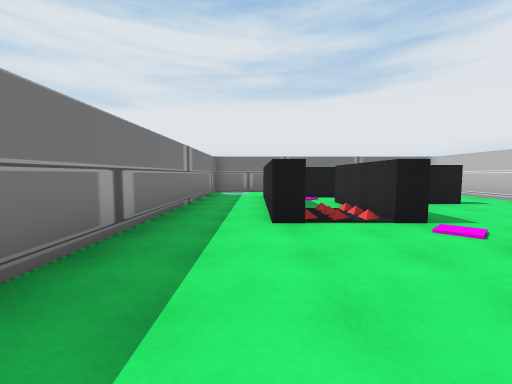
View 1 (above)

15 first-person views from a walk through a scene from a Unity 3-D project. The camera is 1.5 m above the floor, tilts 4° down and sees 90° across. The floor is counted in squares, 2 m on a side. Each view is taken from the middle of a square. On the plan, view 1 faces up. The plan holds only what a view shows up to about 9 squares ahead; the rest is blank. The place goes on beyond the plan. The player is left out.

View 2
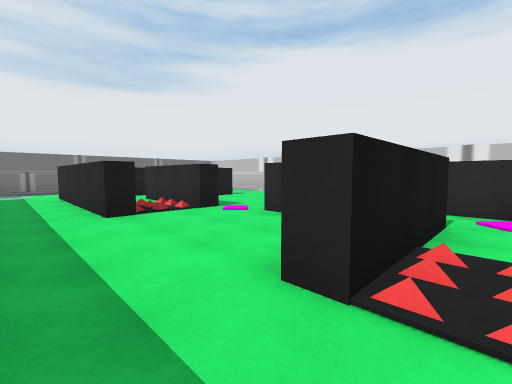

View 3
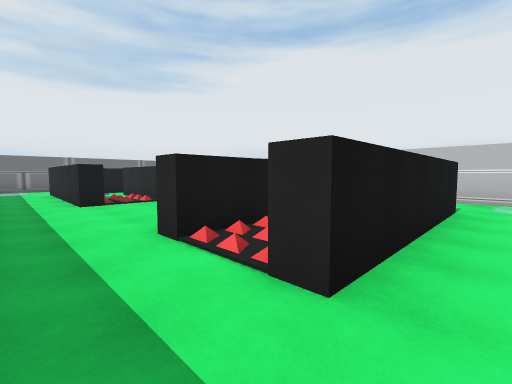

View 4
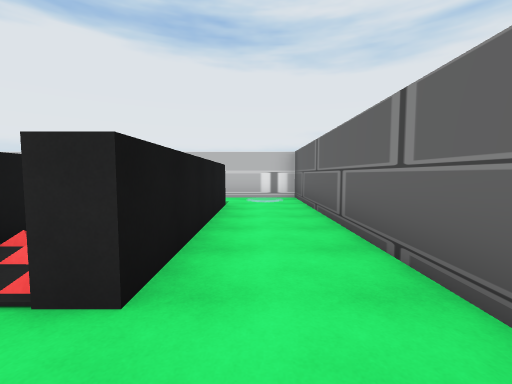

View 5
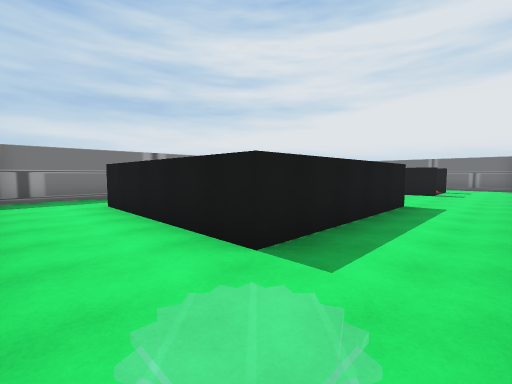

View 6
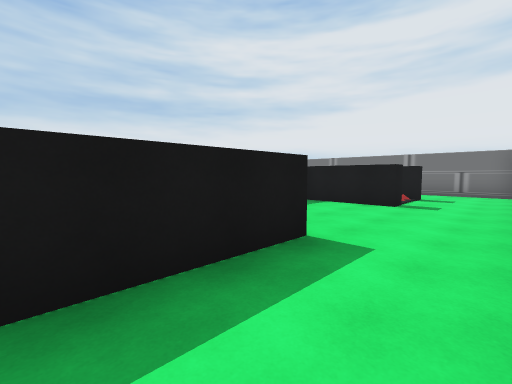

View 7
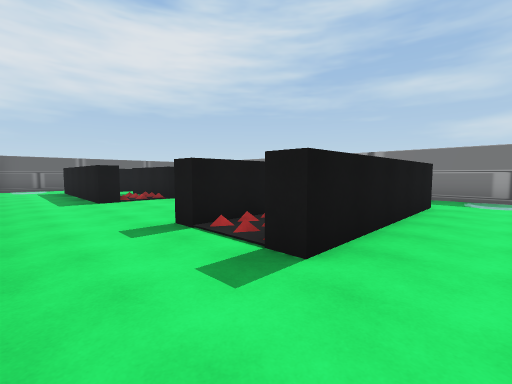

View 8
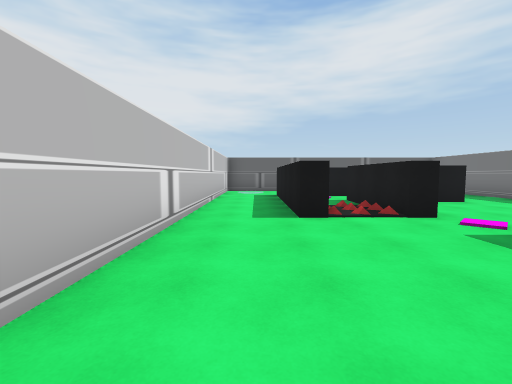

View 9
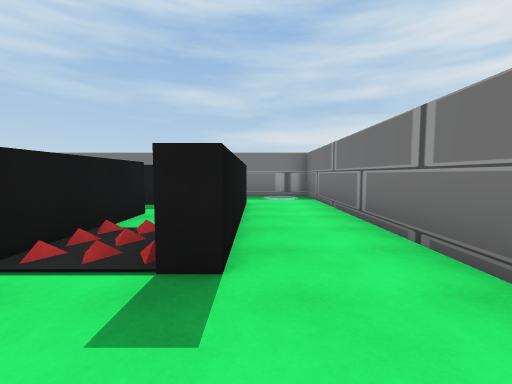

View 10
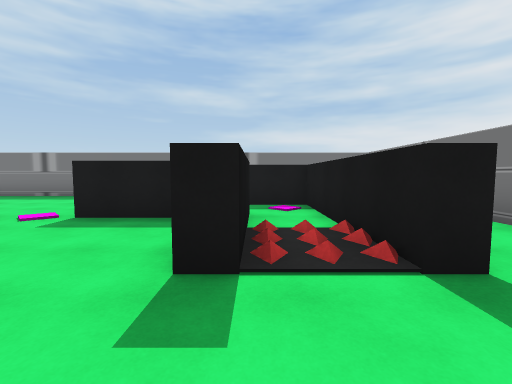

View 11
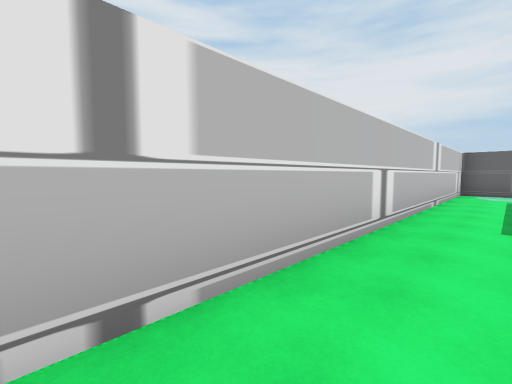

View 12
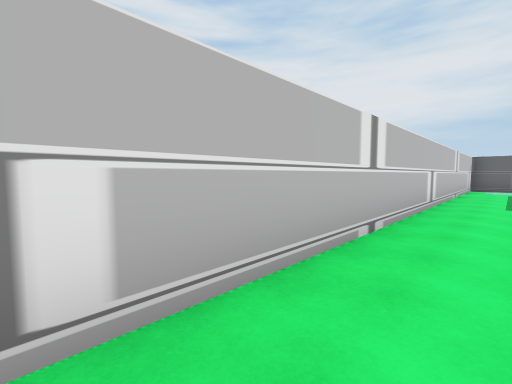

View 13
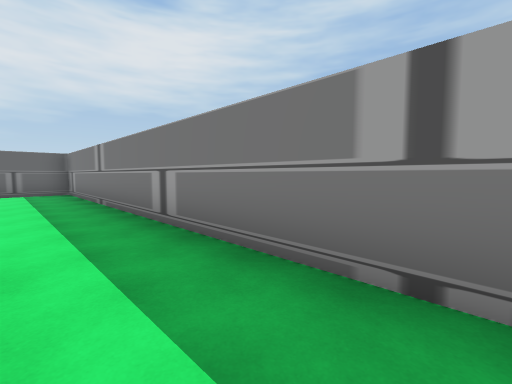

View 14
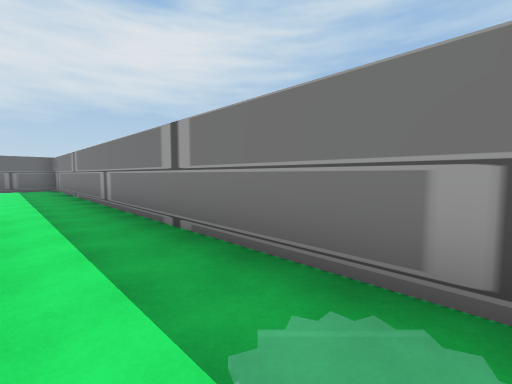

View 15
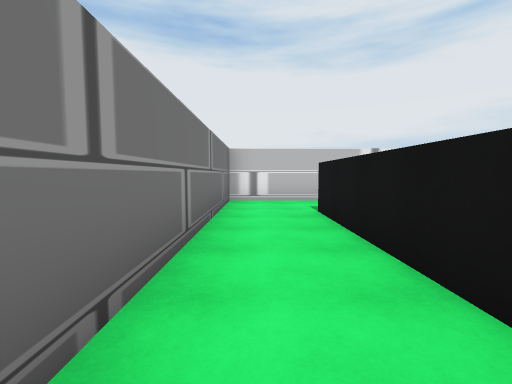

### Floor plan
Ten units are one square. View 1 is at (0, 0); x grows to the right and y downward. Boxes are objects, and circles mark ways between rooms. Rooms are numbered by the first view taken in them; rooms with no view inside come last. Other rooms are left out.
<svg viewBox="-23 -113 100 161">
<path fill="none" stroke="#000" d="M29 17 35 17M34 4 4 4 4 -1M-18 -6 -18 16M46 -26 53 -26 53 23 4 23 4 18M29 -26 34 -26 34 4M48 11 48 1M26 -56 26 -39 21 -39M53 -69 53 -64 28 -64M-18 16 -18 41M-15 43 72 43 72 -86M53 -87 53 -83M9 -39 4 -39 4 -87 53 -87M29 -21 29 -26M4 -1 11 -1M72 -86 72 -108 -18 -108 -18 -6"/>
<circle cx="-5" cy="20" r="3" fill="#2a7"/>
<circle cx="40" cy="0" r="3" fill="#2a7"/>
<circle cx="-5" cy="0" r="3" fill="#2a7"/>
<circle cx="20" cy="-30" r="3" fill="#2a7"/>
<circle cx="65" cy="-75" r="3" fill="#2a7"/>
<text x="10" y="10">1</text>
<text x="40" y="-10">2</text>
<text x="0" y="-60">3</text>
</svg>
Room 1 opens to room 2. Room 1 opens to room 3. Room 2 opens to room 3.

Where each view was taken, in squares from view 1:
view 1: 0 up, 0 right, facing up
view 2: 1 down, 1 left, facing up-right
view 3: 3 down, 1 left, facing up-right
view 4: 3 down, 1 left, facing right
view 5: 4 down, 7 right, facing up-left
view 6: 0 up, 7 right, facing up-left
view 7: 10 up, 7 right, facing down-left
view 8: 7 up, 6 right, facing down
view 9: 9 up, 7 right, facing left
view 10: 7 up, 7 right, facing left
view 11: 7 up, 6 right, facing down-right
view 12: 10 up, 6 right, facing down-right
view 13: 7 up, 0 right, facing down-left
view 14: 10 up, 0 right, facing down-left
view 15: 10 up, 0 right, facing right
